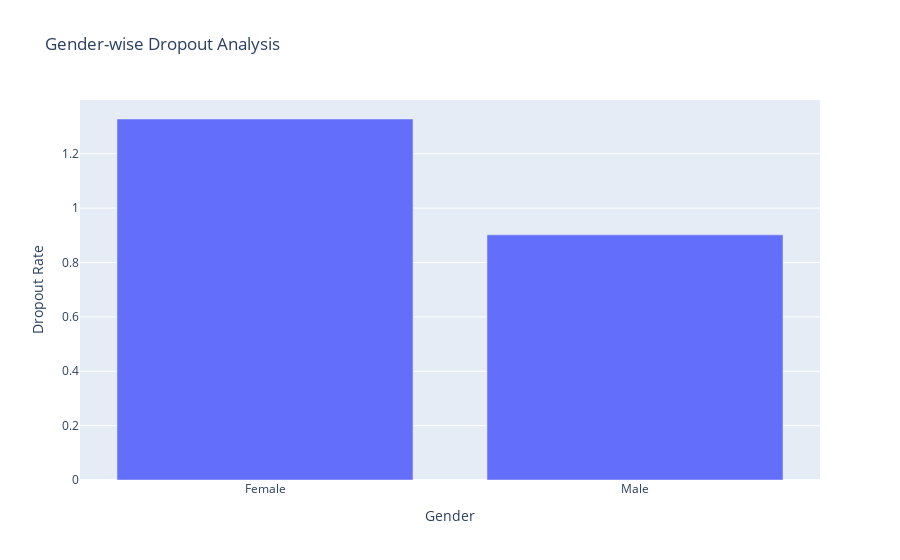

Notebook code for this chart:
### Code cell
# Gender-wise dropout analysis
gender_dropout_counts = data.groupby('Gender')['Target'].mean()
fig = px.bar(gender_dropout_counts, x=gender_dropout_counts.index, y='Target',
             labels={'Gender': 'Gender', 'Target': 'Dropout Rate'},
             title='Gender-wise Dropout Analysis')
fig.show()

### Figure 1 — Plotly figure (JSON) as saved in the notebook; plotly's stock layout.template omitted (floating-point values rounded to 4 significant figures)
{"data": [{"alignmentgroup": "True", "hovertemplate": "Gender=%{x}<br>Dropout Rate=%{y}<extra></extra>", "legendgroup": "", "marker": {"color": "#636efa", "pattern": {"shape": ""}}, "name": "", "offsetgroup": "", "orientation": "v", "showlegend": false, "textposition": "auto", "type": "bar", "x": ["Female", "Male"], "xaxis": "x", "y": [1.328, 0.9017], "yaxis": "y"}], "layout": {"barmode": "relative", "legend": {"tracegroupgap": 0}, "title": {"text": "Gender-wise Dropout Analysis"}, "xaxis": {"anchor": "y", "domain": [0, 1], "title": {"text": "Gender"}}, "yaxis": {"anchor": "x", "domain": [0, 1], "title": {"text": "Dropout Rate"}}}}
